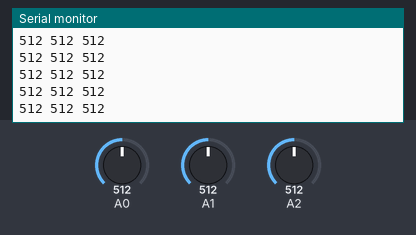
A sketch run on a simulated Arduino Uno, built with avr-gcc and run on an emulated ATmega328P. On the bench: the last lines printed to the serial monitor. Inputs (shaded band) come from the test bench; at power-on: A0 = 512, A1 = 512, A2 = 512.

Above: at 1.2 s.
1.3 s: A0 set to 108
At 2.0 s:
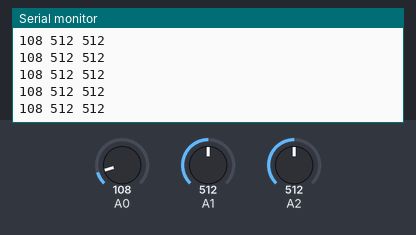
2.8 s: A0 set to 92
At 3.8 s:
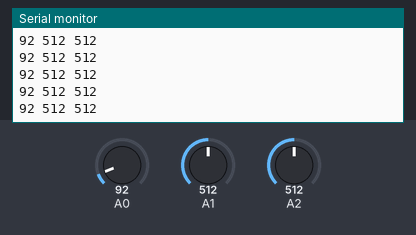
Timing chart, 0 to 5.8 s (numbered marks = the images above; inputs shaded):
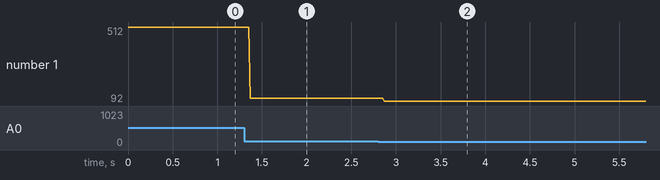

Measured:
- after the input at 1.3 s, the serial monitor: prints a new line after 0.07 s (image 1)
- after the input at 2.8 s, the serial monitor: prints a new line after 0.07 s (image 2)
- plotted number 1: 512 → 108 after the input at 1.3 s, 108 → 92 after the input at 2.8 s

The sketch:

A_readtwoknobsandaphotocell.ino
```cpp
int v1 = 0; // this stores the value of the sensor (0-1023)
int v2 = 0; // this stores the value of the sensor (0-1023)
int v3 = 0; // this stores the value of the sensor (0-1023)

void setup() {
  // put your setup code here, to run once:
  Serial.begin(9600); // talks back to computer
}

void loop() {
  // put your main code here, to run repeatedly:
  v1 = analogRead(A0); // read the analog pin
  v2 = analogRead(A1); // read the analog pin
  v3 = analogRead(A2); // read the analog pin
  Serial.print(v1); // send the value over serial
  Serial.print(" "); // send the value over serial
  Serial.print(v2); // send the value over serial
  Serial.print(" "); // send the value over serial
  Serial.print(v3); // send the value over serial
  Serial.println();
  delay(10); // hang on a sec
}
```
